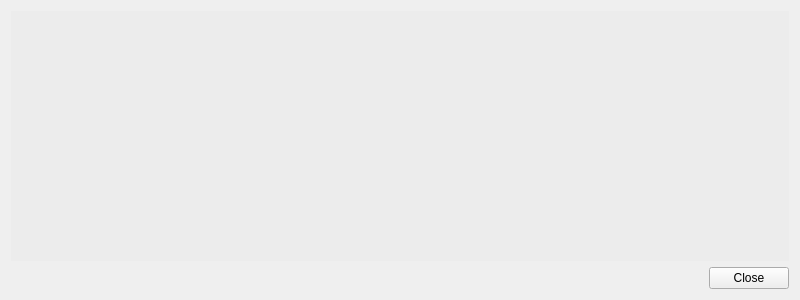
<?xml version="1.0" encoding="UTF-8"?>
<ui version="4.0">
 <class>Routine</class>
 <widget class="QWidget" name="Routine">
  <property name="geometry">
   <rect>
    <x>0</x>
    <y>0</y>
    <width>800</width>
    <height>300</height>
   </rect>
  </property>
  <property name="windowTitle">
   <string>Form</string>
  </property>
  <layout class="QGridLayout" name="gridLayout">
   <item row="1" column="0">
    <widget class="QDialogButtonBox" name="buttons">
     <property name="standardButtons">
      <set>QDialogButtonBox::Close</set>
     </property>
    </widget>
   </item>
   <item row="0" column="0">
    <widget class="QTableView" name="table">
     <property name="styleSheet">
      <string notr="true">QTableView {
background-color: rgb(236, 236, 236);
}</string>
     </property>
     <property name="frameShape">
      <enum>QFrame::NoFrame</enum>
     </property>
     <property name="editTriggers">
      <set>QAbstractItemView::NoEditTriggers</set>
     </property>
     <property name="tabKeyNavigation">
      <bool>false</bool>
     </property>
     <property name="showDropIndicator" stdset="0">
      <bool>false</bool>
     </property>
     <property name="dragDropOverwriteMode">
      <bool>false</bool>
     </property>
     <property name="selectionMode">
      <enum>QAbstractItemView::NoSelection</enum>
     </property>
     <property name="showGrid">
      <bool>true</bool>
     </property>
     <property name="gridStyle">
      <enum>Qt::DotLine</enum>
     </property>
     <property name="cornerButtonEnabled">
      <bool>false</bool>
     </property>
    </widget>
   </item>
  </layout>
 </widget>
 <resources/>
 <connections/>
</ui>
